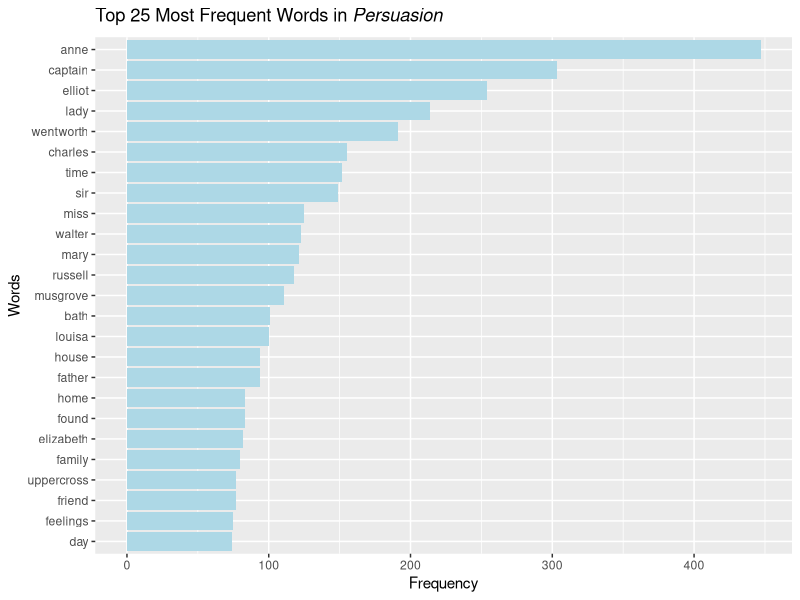
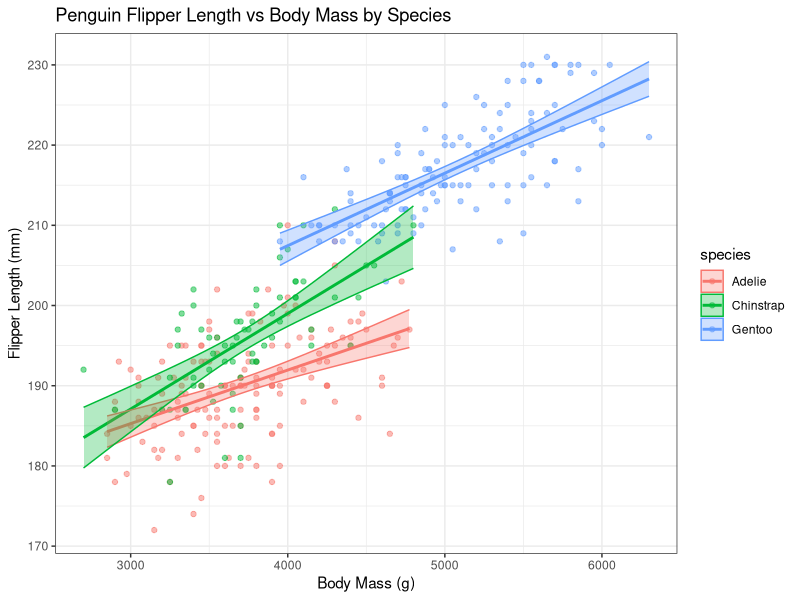

Write R code to recreate these figures, in order.
## ---- chunk 1
library(janeaustenr)
library(tidyverse)
library(tidytext)
library(palmerpenguins)
library(broom)
## ---- chunk 2
words <- tibble(text = persuasion) %>% #convert "Persuasion" into tibble  
  #unnest_tokens() converts to lowercase, removes punctuation, and splits into one word per row
  unnest_tokens(output = word, input = text) %>%
  anti_join(stop_words, join_by(word)) %>% #remove all rows with a match in stop_words
  count(word, sort = TRUE) #counts unique words and sorts by most frequent

## ---- chunk 3
length(words$word)
## ---- chunk 4
#extract top 25 most frequent words 
top25 <- words[1:25,]
#plot word frequency
ggplot(top25, aes(x = reorder(word, n), n)) + 
  geom_col(fill = "lightblue") + 
  coord_flip()+ #move words to y axis 
  labs(title = expression(paste("Top 25 Most Frequent Words in ", italic("Persuasion"))),
                                x = "Words", y = "Frequency") #create title with italicized book title

## ---- chunk 5
#create linear model using penguins dataset 
penguin_model <- penguins %>%
  #select only relevant columns
  select(species, body_mass_g, flipper_length_mm) %>%
  #nest data by species
  nest(data = c(body_mass_g, flipper_length_mm)) %>%
  #fit linear model to each species (making column of model objects)
  mutate(model = map(data, ~lm(flipper_length_mm ~body_mass_g, data = .)))

#print intermediate tibble for inspection 
penguin_model
## ---- chunk 6
#using broom::augment, can extract the fitted values for predicted flipper length based on each observed body mass value
#and the standard error of the predicted values
penguin_results <- penguin_model %>%
  mutate(species, yhat = map(model, ~augment(.x, se_fit = TRUE)), .keep = "none") %>%  #adds information about each observation using the model
  unnest(yhat) %>% #each data point has its own row, unnested
  select(species, flipper_length_mm, body_mass_g, .fitted, .resid, .se.fit) %>% #select only useful columns
  rename(predicted_flipper_length = .fitted, residual = .resid, se_fit = .se.fit) #rename columns for readability

#print cleaned unnested tibble 
penguin_results

## ---- chunk 7
final_penguin <- penguin_results %>%
  mutate(low_ci = predicted_flipper_length -1.96*se_fit) %>% #lower bound of 95% confidence interval
  mutate(high_ci = predicted_flipper_length + 1.96*se_fit) %>% #higher bound of 95% confidence interval
  select(species, flipper_length_mm, body_mass_g, predicted_flipper_length, low_ci, high_ci)

#print the final tibble
final_penguin
## ---- chunk 8
# Visualization of model fit for flipper length versus body mass, colored by species of penguin
ggplot(final_penguin, aes(x = body_mass_g, y = flipper_length_mm, color = species)) +
  geom_point(alpha = 0.5) +
  geom_line(aes(y = predicted_flipper_length), linewidth = 1) + #show predicted values
  geom_ribbon(aes( ymin = low_ci, ymax = high_ci, fill = species), alpha = 0.3) +  #add 95% confidence interval
  labs(title = "Penguin Flipper Length vs Body Mass by Species",
    y = "Flipper Length (mm)",
    x = "Body Mass (g)") +
  theme_bw()
